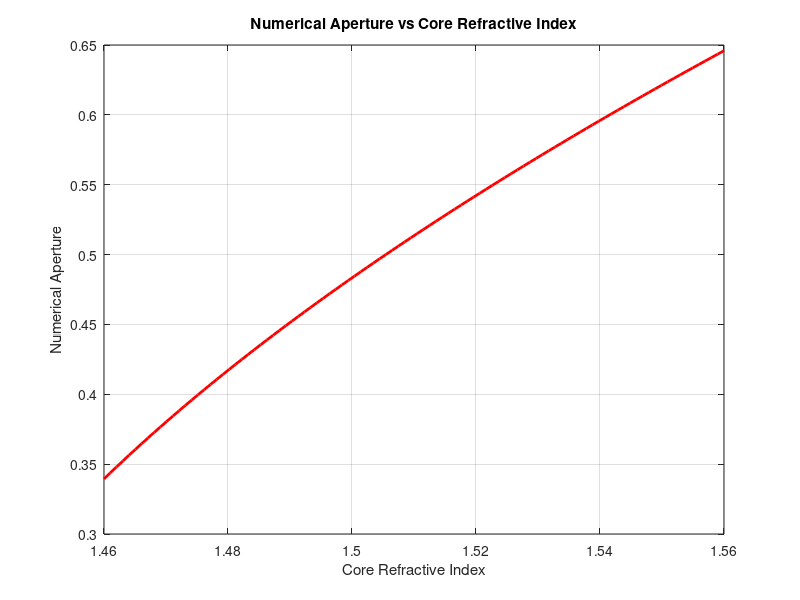

The MATLAB script that drew this image:
% Cladding refractive index (constant)
n_clad = 1.42;  % New cladding refractive index

% Core refractive indices range
n_core_range = linspace(1.46, 1.56, 100);  % Change the range as needed

% Calculate Numerical Aperture for each core refractive index
numerical_aperture_range = sqrt(n_core_range.^2 - n_clad^2);

% Plot Numerical Aperture vs Core Refractive Index
figure;
plot(n_core_range, numerical_aperture_range, 'r', 'LineWidth', 2);  % Changed color to red
xlabel('Core Refractive Index');
ylabel('Numerical Aperture');
title('Numerical Aperture vs Core Refractive Index');
grid on;
